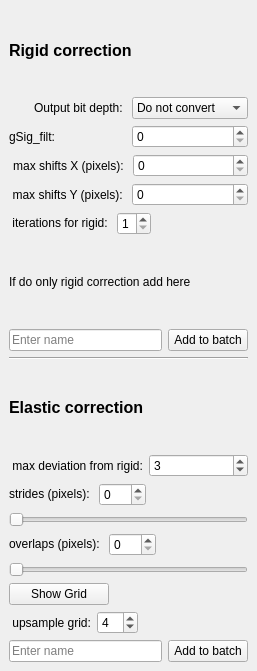
<?xml version="1.0" encoding="UTF-8"?>
<ui version="4.0">
 <class>DockWidget</class>
 <widget class="QDockWidget" name="DockWidget">
  <property name="geometry">
   <rect>
    <x>0</x>
    <y>0</y>
    <width>257</width>
    <height>671</height>
   </rect>
  </property>
  <property name="floating">
   <bool>true</bool>
  </property>
  <property name="windowTitle">
   <string>&amp;CaImAn Motion Correction</string>
  </property>
  <widget class="QWidget" name="dockWidgetContents">
   <layout class="QVBoxLayout" name="verticalLayout">
    <item>
     <widget class="QLabel" name="label_16">
      <property name="font">
       <font>
        <pointsize>12</pointsize>
        <weight>75</weight>
        <bold>true</bold>
       </font>
      </property>
      <property name="toolTip">
       <string>Compute some summary images (correlation and peak to noise ratio)</string>
      </property>
      <property name="text">
       <string>Rigid correction</string>
      </property>
     </widget>
    </item>
    <item>
     <layout class="QHBoxLayout" name="horizontalLayout_21">
      <item>
       <widget class="QLabel" name="label_11">
        <property name="layoutDirection">
         <enum>Qt::LeftToRight</enum>
        </property>
        <property name="text">
         <string>Output bit depth: </string>
        </property>
        <property name="alignment">
         <set>Qt::AlignRight|Qt::AlignTrailing|Qt::AlignVCenter</set>
        </property>
       </widget>
      </item>
      <item>
       <widget class="QComboBox" name="comboBoxOutputBitDepth">
        <item>
         <property name="text">
          <string>Do not convert</string>
         </property>
        </item>
        <item>
         <property name="text">
          <string>8</string>
         </property>
        </item>
        <item>
         <property name="text">
          <string>16</string>
         </property>
        </item>
       </widget>
      </item>
     </layout>
    </item>
    <item>
     <layout class="QHBoxLayout" name="horizontalLayout">
      <item>
       <widget class="QLabel" name="label">
        <property name="text">
         <string>gSig_filt:</string>
        </property>
       </widget>
      </item>
      <item>
       <widget class="QSpinBox" name="spinBoxGSig_filt">
        <property name="toolTip">
         <string>disabled if set to zero</string>
        </property>
       </widget>
      </item>
     </layout>
    </item>
    <item>
     <layout class="QHBoxLayout" name="horizontalLayout_12">
      <item>
       <widget class="QLabel" name="label_9">
        <property name="layoutDirection">
         <enum>Qt::LeftToRight</enum>
        </property>
        <property name="text">
         <string> max shifts X (pixels): </string>
        </property>
        <property name="alignment">
         <set>Qt::AlignRight|Qt::AlignTrailing|Qt::AlignVCenter</set>
        </property>
       </widget>
      </item>
      <item>
       <widget class="QSpinBox" name="spinboxX">
        <property name="sizePolicy">
         <sizepolicy hsizetype="MinimumExpanding" vsizetype="Fixed">
          <horstretch>0</horstretch>
          <verstretch>0</verstretch>
         </sizepolicy>
        </property>
        <property name="maximum">
         <number>999</number>
        </property>
       </widget>
      </item>
     </layout>
    </item>
    <item>
     <layout class="QHBoxLayout" name="horizontalLayout_13">
      <item>
       <widget class="QLabel" name="label_13">
        <property name="text">
         <string> max shifts Y (pixels): </string>
        </property>
        <property name="alignment">
         <set>Qt::AlignRight|Qt::AlignTrailing|Qt::AlignVCenter</set>
        </property>
       </widget>
      </item>
      <item>
       <widget class="QSpinBox" name="spinboxY">
        <property name="sizePolicy">
         <sizepolicy hsizetype="MinimumExpanding" vsizetype="Fixed">
          <horstretch>0</horstretch>
          <verstretch>0</verstretch>
         </sizepolicy>
        </property>
        <property name="maximum">
         <number>999</number>
        </property>
       </widget>
      </item>
     </layout>
    </item>
    <item>
     <layout class="QHBoxLayout" name="horizontalLayout_14">
      <item>
       <widget class="QLabel" name="label_6">
        <property name="sizePolicy">
         <sizepolicy hsizetype="Preferred" vsizetype="Fixed">
          <horstretch>0</horstretch>
          <verstretch>0</verstretch>
         </sizepolicy>
        </property>
        <property name="text">
         <string> iterations for rigid: </string>
        </property>
        <property name="alignment">
         <set>Qt::AlignRight|Qt::AlignTrailing|Qt::AlignVCenter</set>
        </property>
       </widget>
      </item>
      <item>
       <widget class="QSpinBox" name="spinboxIterRigid">
        <property name="sizePolicy">
         <sizepolicy hsizetype="Fixed" vsizetype="Fixed">
          <horstretch>0</horstretch>
          <verstretch>0</verstretch>
         </sizepolicy>
        </property>
        <property name="minimum">
         <number>1</number>
        </property>
        <property name="maximum">
         <number>5</number>
        </property>
       </widget>
      </item>
      <item>
       <spacer name="horizontalSpacer_4">
        <property name="orientation">
         <enum>Qt::Horizontal</enum>
        </property>
        <property name="sizeHint" stdset="0">
         <size>
          <width>40</width>
          <height>20</height>
         </size>
        </property>
       </spacer>
      </item>
     </layout>
    </item>
    <item>
     <widget class="QLabel" name="label_20">
      <property name="text">
       <string>If do only rigid correction add here</string>
      </property>
     </widget>
    </item>
    <item>
     <layout class="QHBoxLayout" name="horizontalLayout_15">
      <item>
       <widget class="QLineEdit" name="lineEditNameRigid">
        <property name="placeholderText">
         <string>Enter name</string>
        </property>
       </widget>
      </item>
      <item>
       <widget class="QPushButton" name="btnAddToBatchRigid">
        <property name="text">
         <string>Add to batch</string>
        </property>
       </widget>
      </item>
     </layout>
    </item>
    <item>
     <widget class="Line" name="line">
      <property name="orientation">
       <enum>Qt::Horizontal</enum>
      </property>
     </widget>
    </item>
    <item>
     <widget class="QLabel" name="label_17">
      <property name="font">
       <font>
        <pointsize>12</pointsize>
        <weight>75</weight>
        <bold>true</bold>
       </font>
      </property>
      <property name="toolTip">
       <string>Compute some summary images (correlation and peak to noise ratio)</string>
      </property>
      <property name="text">
       <string>Elastic correction</string>
      </property>
     </widget>
    </item>
    <item>
     <layout class="QHBoxLayout" name="horizontalLayout_16">
      <item>
       <widget class="QLabel" name="label_15">
        <property name="text">
         <string> max deviation from rigid:</string>
        </property>
        <property name="alignment">
         <set>Qt::AlignCenter</set>
        </property>
       </widget>
      </item>
      <item>
       <widget class="QSpinBox" name="spinboxMaxDev">
        <property name="maximum">
         <number>999</number>
        </property>
        <property name="value">
         <number>3</number>
        </property>
       </widget>
      </item>
     </layout>
    </item>
    <item>
     <layout class="QVBoxLayout" name="verticalLayout_5">
      <item>
       <layout class="QHBoxLayout" name="horizontalLayout_17">
        <item>
         <widget class="QLabel" name="label_18">
          <property name="sizePolicy">
           <sizepolicy hsizetype="Preferred" vsizetype="Fixed">
            <horstretch>0</horstretch>
            <verstretch>0</verstretch>
           </sizepolicy>
          </property>
          <property name="text">
           <string>strides (pixels): </string>
          </property>
          <property name="alignment">
           <set>Qt::AlignBottom|Qt::AlignLeading|Qt::AlignLeft</set>
          </property>
         </widget>
        </item>
        <item>
         <widget class="QSpinBox" name="spinboxStrides">
          <property name="maximum">
           <number>500</number>
          </property>
          <property name="value">
           <number>0</number>
          </property>
         </widget>
        </item>
        <item>
         <spacer name="horizontalSpacer_6">
          <property name="orientation">
           <enum>Qt::Horizontal</enum>
          </property>
          <property name="sizeHint" stdset="0">
           <size>
            <width>40</width>
            <height>20</height>
           </size>
          </property>
         </spacer>
        </item>
       </layout>
      </item>
      <item>
       <widget class="QSlider" name="sliderStrides">
        <property name="minimum">
         <number>1</number>
        </property>
        <property name="maximum">
         <number>500</number>
        </property>
        <property name="orientation">
         <enum>Qt::Horizontal</enum>
        </property>
       </widget>
      </item>
     </layout>
    </item>
    <item>
     <layout class="QVBoxLayout" name="verticalLayout_6">
      <item>
       <layout class="QHBoxLayout" name="horizontalLayout_18">
        <item>
         <widget class="QLabel" name="label_19">
          <property name="sizePolicy">
           <sizepolicy hsizetype="Preferred" vsizetype="Fixed">
            <horstretch>0</horstretch>
            <verstretch>0</verstretch>
           </sizepolicy>
          </property>
          <property name="text">
           <string>overlaps (pixels): </string>
          </property>
          <property name="alignment">
           <set>Qt::AlignBottom|Qt::AlignLeading|Qt::AlignLeft</set>
          </property>
         </widget>
        </item>
        <item>
         <widget class="QSpinBox" name="spinboxOverlaps">
          <property name="maximum">
           <number>500</number>
          </property>
          <property name="value">
           <number>0</number>
          </property>
         </widget>
        </item>
        <item>
         <spacer name="horizontalSpacer_5">
          <property name="orientation">
           <enum>Qt::Horizontal</enum>
          </property>
          <property name="sizeHint" stdset="0">
           <size>
            <width>40</width>
            <height>20</height>
           </size>
          </property>
         </spacer>
        </item>
       </layout>
      </item>
      <item>
       <widget class="QSlider" name="sliderOverlaps">
        <property name="minimum">
         <number>1</number>
        </property>
        <property name="maximum">
         <number>500</number>
        </property>
        <property name="orientation">
         <enum>Qt::Horizontal</enum>
        </property>
       </widget>
      </item>
     </layout>
    </item>
    <item>
     <widget class="QPushButton" name="btnShowQuilt">
      <property name="maximumSize">
       <size>
        <width>100</width>
        <height>16777215</height>
       </size>
      </property>
      <property name="text">
       <string>Show Grid</string>
      </property>
      <property name="checkable">
       <bool>true</bool>
      </property>
     </widget>
    </item>
    <item>
     <layout class="QHBoxLayout" name="horizontalLayout_19">
      <item>
       <widget class="QLabel" name="label_10">
        <property name="text">
         <string> upsample grid:</string>
        </property>
        <property name="alignment">
         <set>Qt::AlignCenter</set>
        </property>
       </widget>
      </item>
      <item>
       <widget class="QSpinBox" name="spinboxUpsample">
        <property name="minimum">
         <number>1</number>
        </property>
        <property name="maximum">
         <number>10</number>
        </property>
        <property name="value">
         <number>4</number>
        </property>
       </widget>
      </item>
      <item>
       <spacer name="horizontalSpacer_8">
        <property name="orientation">
         <enum>Qt::Horizontal</enum>
        </property>
        <property name="sizeHint" stdset="0">
         <size>
          <width>40</width>
          <height>20</height>
         </size>
        </property>
       </spacer>
      </item>
     </layout>
    </item>
    <item>
     <layout class="QHBoxLayout" name="horizontalLayout_20">
      <item>
       <widget class="QLineEdit" name="lineEditNameElastic">
        <property name="placeholderText">
         <string>Enter name</string>
        </property>
       </widget>
      </item>
      <item>
       <widget class="QPushButton" name="btnAddToBatchElastic">
        <property name="text">
         <string>Add to batch</string>
        </property>
       </widget>
      </item>
     </layout>
    </item>
   </layout>
  </widget>
 </widget>
 <tabstops>
  <tabstop>comboBoxOutputBitDepth</tabstop>
  <tabstop>spinboxX</tabstop>
  <tabstop>spinboxY</tabstop>
  <tabstop>spinboxIterRigid</tabstop>
  <tabstop>lineEditNameRigid</tabstop>
  <tabstop>btnAddToBatchRigid</tabstop>
  <tabstop>spinboxMaxDev</tabstop>
  <tabstop>spinboxStrides</tabstop>
  <tabstop>sliderStrides</tabstop>
  <tabstop>spinboxOverlaps</tabstop>
  <tabstop>sliderOverlaps</tabstop>
  <tabstop>btnShowQuilt</tabstop>
  <tabstop>spinboxUpsample</tabstop>
  <tabstop>btnAddToBatchElastic</tabstop>
  <tabstop>lineEditNameElastic</tabstop>
 </tabstops>
 <resources/>
 <connections>
  <connection>
   <sender>sliderOverlaps</sender>
   <signal>valueChanged(int)</signal>
   <receiver>spinboxOverlaps</receiver>
   <slot>setValue(int)</slot>
   <hints>
    <hint type="sourcelabel">
     <x>140</x>
     <y>393</y>
    </hint>
    <hint type="destinationlabel">
     <x>158</x>
     <y>371</y>
    </hint>
   </hints>
  </connection>
  <connection>
   <sender>sliderStrides</sender>
   <signal>valueChanged(int)</signal>
   <receiver>spinboxStrides</receiver>
   <slot>setValue(int)</slot>
   <hints>
    <hint type="sourcelabel">
     <x>122</x>
     <y>336</y>
    </hint>
    <hint type="destinationlabel">
     <x>148</x>
     <y>314</y>
    </hint>
   </hints>
  </connection>
  <connection>
   <sender>spinboxOverlaps</sender>
   <signal>valueChanged(int)</signal>
   <receiver>sliderOverlaps</receiver>
   <slot>setValue(int)</slot>
   <hints>
    <hint type="sourcelabel">
     <x>158</x>
     <y>371</y>
    </hint>
    <hint type="destinationlabel">
     <x>193</x>
     <y>393</y>
    </hint>
   </hints>
  </connection>
  <connection>
   <sender>spinboxStrides</sender>
   <signal>valueChanged(int)</signal>
   <receiver>sliderStrides</receiver>
   <slot>setValue(int)</slot>
   <hints>
    <hint type="sourcelabel">
     <x>148</x>
     <y>314</y>
    </hint>
    <hint type="destinationlabel">
     <x>92</x>
     <y>336</y>
    </hint>
   </hints>
  </connection>
  <connection>
   <sender>lineEditNameElastic</sender>
   <signal>returnPressed()</signal>
   <receiver>btnAddToBatchElastic</receiver>
   <slot>click()</slot>
   <hints>
    <hint type="sourcelabel">
     <x>116</x>
     <y>484</y>
    </hint>
    <hint type="destinationlabel">
     <x>170</x>
     <y>489</y>
    </hint>
   </hints>
  </connection>
  <connection>
   <sender>lineEditNameRigid</sender>
   <signal>returnPressed()</signal>
   <receiver>btnAddToBatchRigid</receiver>
   <slot>click()</slot>
   <hints>
    <hint type="sourcelabel">
     <x>119</x>
     <y>202</y>
    </hint>
    <hint type="destinationlabel">
     <x>166</x>
     <y>202</y>
    </hint>
   </hints>
  </connection>
 </connections>
</ui>
